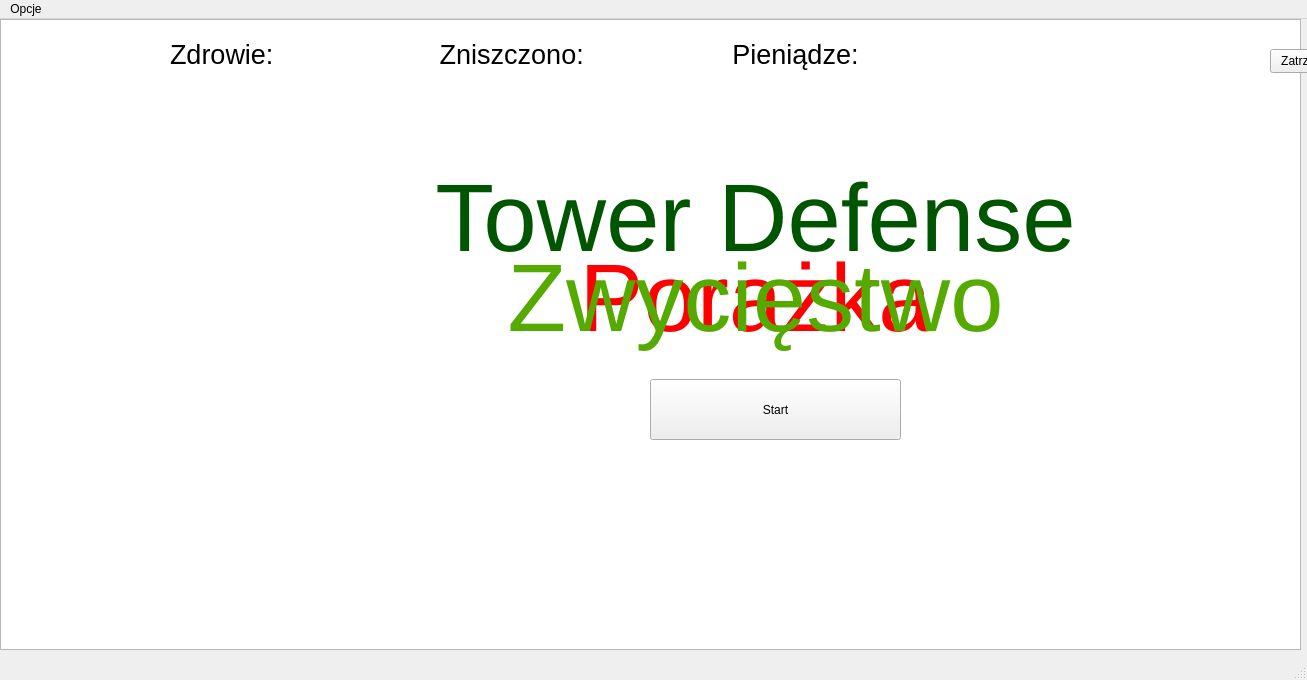
<?xml version="1.0" encoding="UTF-8"?>
<ui version="4.0">
 <class>MainWindow</class>
 <widget class="QMainWindow" name="MainWindow">
  <property name="geometry">
   <rect>
    <x>0</x>
    <y>0</y>
    <width>1307</width>
    <height>680</height>
   </rect>
  </property>
  <property name="windowTitle">
   <string>MainWindow</string>
  </property>
  <widget class="QWidget" name="centralwidget">
   <widget class="QGraphicsView" name="graphicsView">
    <property name="enabled">
     <bool>true</bool>
    </property>
    <property name="geometry">
     <rect>
      <x>0</x>
      <y>0</y>
      <width>1301</width>
      <height>631</height>
     </rect>
    </property>
   </widget>
   <widget class="QPushButton" name="stopButton">
    <property name="geometry">
     <rect>
      <x>1270</x>
      <y>30</y>
      <width>75</width>
      <height>24</height>
     </rect>
    </property>
    <property name="text">
     <string>Zatrzymaj</string>
    </property>
   </widget>
   <widget class="QLabel" name="label">
    <property name="geometry">
     <rect>
      <x>430</x>
      <y>120</y>
      <width>651</width>
      <height>161</height>
     </rect>
    </property>
    <property name="text">
     <string>&lt;html&gt;&lt;head/&gt;&lt;body&gt;&lt;p align=&quot;center&quot;&gt;&lt;span style=&quot; font-size:72pt; color:#005500;&quot;&gt;Tower Defense&lt;/span&gt;&lt;/p&gt;&lt;/body&gt;&lt;/html&gt;</string>
    </property>
    <property name="wordWrap">
     <bool>false</bool>
    </property>
   </widget>
   <widget class="QPushButton" name="startButton">
    <property name="geometry">
     <rect>
      <x>650</x>
      <y>360</y>
      <width>251</width>
      <height>61</height>
     </rect>
    </property>
    <property name="text">
     <string>Start</string>
    </property>
    <property name="autoDefault">
     <bool>false</bool>
    </property>
    <property name="default">
     <bool>false</bool>
    </property>
    <property name="flat">
     <bool>false</bool>
    </property>
   </widget>
   <widget class="QLabel" name="healthLabel">
    <property name="geometry">
     <rect>
      <x>100</x>
      <y>20</y>
      <width>251</width>
      <height>31</height>
     </rect>
    </property>
    <property name="text">
     <string>&lt;html&gt;&lt;head/&gt;&lt;body&gt;&lt;p align=&quot;center&quot;&gt;&lt;span style=&quot; font-size:20pt;&quot;&gt;Zdrowie: &lt;/span&gt;&lt;/p&gt;&lt;/body&gt;&lt;/html&gt;</string>
    </property>
   </widget>
   <widget class="QLabel" name="destroyLabel">
    <property name="geometry">
     <rect>
      <x>390</x>
      <y>20</y>
      <width>251</width>
      <height>31</height>
     </rect>
    </property>
    <property name="text">
     <string>&lt;html&gt;&lt;head/&gt;&lt;body&gt;&lt;p align=&quot;center&quot;&gt;&lt;span style=&quot; font-size:20pt;&quot;&gt;Zniszczono: &lt;/span&gt;&lt;/p&gt;&lt;/body&gt;&lt;/html&gt;</string>
    </property>
   </widget>
   <widget class="QLabel" name="moneyLabel">
    <property name="geometry">
     <rect>
      <x>670</x>
      <y>20</y>
      <width>251</width>
      <height>31</height>
     </rect>
    </property>
    <property name="text">
     <string>&lt;html&gt;&lt;head/&gt;&lt;body&gt;&lt;p align=&quot;center&quot;&gt;&lt;span style=&quot; font-size:20pt;&quot;&gt;Pieniądze:&lt;/span&gt;&lt;/p&gt;&lt;/body&gt;&lt;/html&gt;</string>
    </property>
   </widget>
   <widget class="QLabel" name="defeatLabel">
    <property name="geometry">
     <rect>
      <x>430</x>
      <y>200</y>
      <width>651</width>
      <height>161</height>
     </rect>
    </property>
    <property name="text">
     <string>&lt;html&gt;&lt;head/&gt;&lt;body&gt;&lt;p align=&quot;center&quot;&gt;&lt;span style=&quot; font-size:72pt; color:#ff0000;&quot;&gt;Porażka&lt;/span&gt;&lt;/p&gt;&lt;/body&gt;&lt;/html&gt;</string>
    </property>
    <property name="wordWrap">
     <bool>false</bool>
    </property>
   </widget>
   <widget class="QLabel" name="victoryLabel">
    <property name="geometry">
     <rect>
      <x>430</x>
      <y>200</y>
      <width>651</width>
      <height>161</height>
     </rect>
    </property>
    <property name="text">
     <string>&lt;html&gt;&lt;head/&gt;&lt;body&gt;&lt;p align=&quot;center&quot;&gt;&lt;span style=&quot; font-size:72pt; color:#55aa00;&quot;&gt;Zwycięstwo&lt;/span&gt;&lt;/p&gt;&lt;/body&gt;&lt;/html&gt;</string>
    </property>
    <property name="wordWrap">
     <bool>false</bool>
    </property>
   </widget>
  </widget>
  <widget class="QMenuBar" name="menubar">
   <property name="geometry">
    <rect>
     <x>0</x>
     <y>0</y>
     <width>1307</width>
     <height>22</height>
    </rect>
   </property>
   <widget class="QMenu" name="menuOpcje">
    <property name="title">
     <string>Opcje</string>
    </property>
    <addaction name="resetButton"/>
    <addaction name="menuButton"/>
   </widget>
   <addaction name="menuOpcje"/>
  </widget>
  <widget class="QStatusBar" name="statusbar"/>
  <action name="resetButton">
   <property name="text">
    <string>Resetuj</string>
   </property>
  </action>
  <action name="menuButton">
   <property name="text">
    <string>Menu</string>
   </property>
  </action>
 </widget>
 <resources/>
 <connections/>
</ui>
